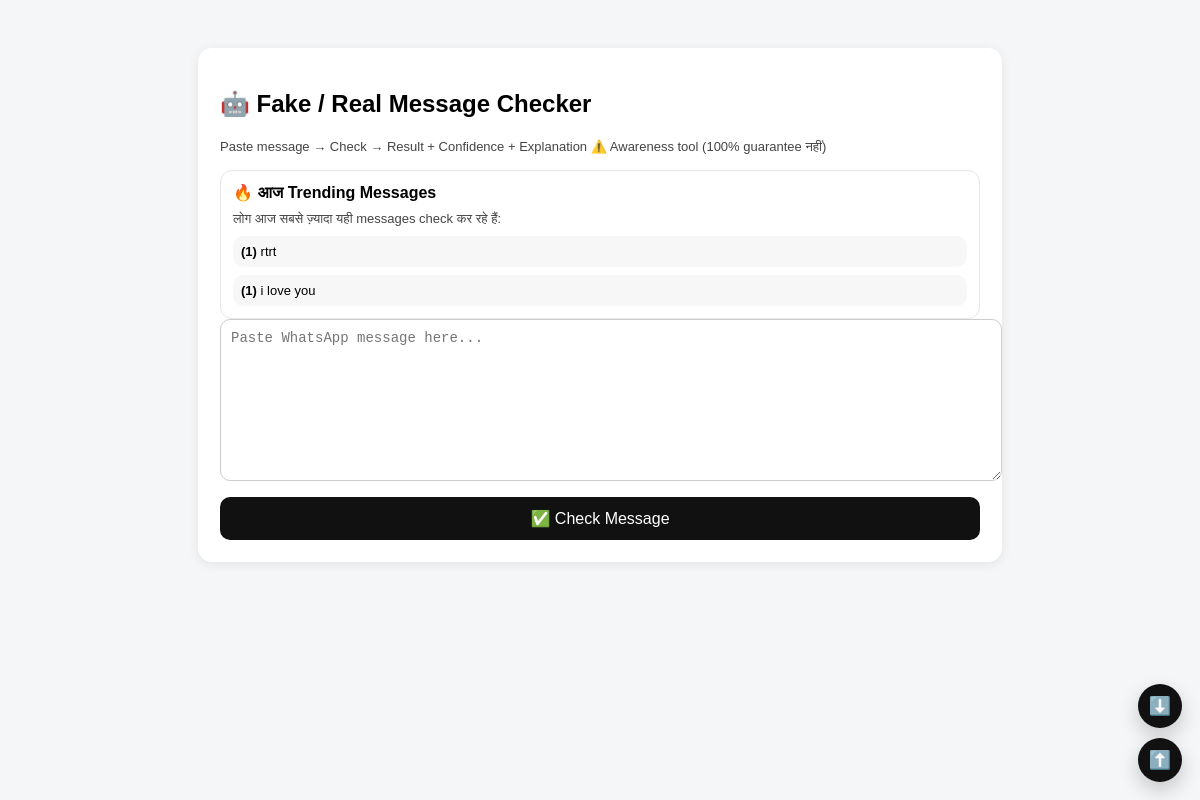
Before: / with the older database file.
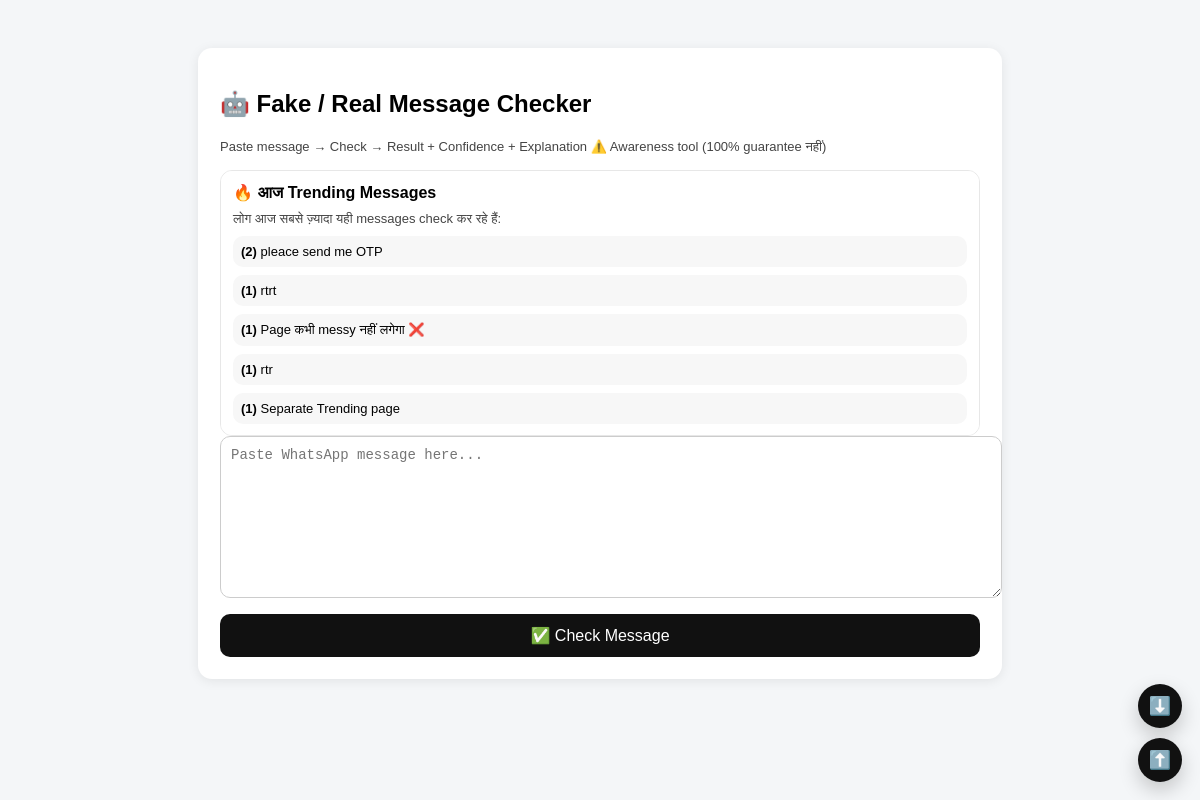
After: the same page with the newer database file.
### tables this page shows
CREATE TABLE trending (
      day TEXT,
      msg_hash TEXT,
      sample TEXT,
      count INTEGER,
      PRIMARY KEY (day, msg_hash)
    );

### app.py (the view, shortened to what this page needs)
@app.route("/", methods=["GET", "POST"])
def index():
    result = None
    confidence = None
    prob_map = {}
    explain = None
    chat_text = ""
    highlighted_html = ""
    urls = []
    trending = get_trending()
    return render_template(
        "index.html",
        result=result,
        confidence=confidence,
        prob_map=prob_map,
        explain=explain,
        chat=chat_text,
        highlighted_html=highlighted_html,
        urls=urls,
        trending=trending
    )

### app.py (called while the page is built)
def get_trending(limit=5):
    d = date.today().isoformat()
    con = sqlite3.connect(DB_PATH)
    cur = con.cursor()
    cur.execute("SELECT sample, count FROM trending WHERE day=? ORDER BY count DESC LIMIT ?", (d, limit))
    rows = cur.fetchall()
    con.close()
    return [{"sample": r[0], "count": r[1]} for r in rows]

### templates/index.html (shortened to what this page needs)
<!DOCTYPE html>
<html lang="hi">
<head>
</head>
<body>
<div class="box">
  <h2>🤖 Fake / Real Message Checker</h2>
  <p class="small">
    Paste message → Check → Result + Confidence + Explanation
    ⚠️ Awareness tool (100% guarantee नहीं)
  </p>
  <div class="trend" id="trendingBox">
    <b>🔥 आज Trending Messages</b>
    <div class="small">लोग आज सबसे ज़्यादा यही messages check कर रहे हैं:</div>
    {% for t in trending %}
      <div class="trend-item">
        <b>({{ t.count }})</b> {{ t.sample }}
      </div>
    {% endfor %}
  </div>
  <form method="POST">
    <textarea id="chatBox" name="chat" placeholder="Paste WhatsApp message here...">{{ chat }}</textarea>
    <button class="main" type="submit">✅ Check Message</button>
  </form>
</div>
<div class="fab">
  <button title="Go to input" onclick="document.getElementById('chatBox').scrollIntoView({behavior:'smooth'});">⬇️</button>
  <button title="Go to top" onclick="window.scrollTo({top:0, behavior:'smooth'});">⬆️</button>
</div>
</body>
</html>

### templates/index.html (style rules this page uses)
body { font-family: Arial, sans-serif; background: #f4f6f8; padding: 40px; }
.box { max-width: 760px; margin: auto; background: white; padding: 22px; border-radius: 14px; box-shadow: 0 2px 12px rgba(0,0,0,.08); }
textarea { width: 100%; height: 140px; padding: 10px; font-size: 14px; border-radius: 10px; border: 1px solid #ccc; resize: vertical; }
button.main { width: 100%; margin-top: 12px; padding: 12px; border: none; border-radius: 10px; background: #111; color: #fff; font-size: 16px; cursor: pointer; }
.small { font-size: 13px; color: #444; margin-top: 8px; line-height: 1.4; }
.trend { margin-top: 14px; padding: 12px; border-radius: 12px; background: #fff; border: 1px solid #e7e7e7; max-height: 240px; overflow-y: auto; }
.trend-item { background: #f7f7f7; padding: 8px; border-radius: 10px; margin-top: 8px; font-size: 13px; }
.fab { position: fixed; right: 18px; bottom: 18px; z-index: 9999; display: flex; flex-direction: column; gap: 10px; }
.fab button { width: 44px; height: 44px; border-radius: 999px; border: none; cursor: pointer; background: #111; color: #fff; font-size: 18px; box-shadow: 0 8px 20px rgba(0,0,0,.2); }

Changed rows visible on the page:
no longer on this page (row unchanged): trending: count "1", sample "i love you"
added trending: count "2", sample "pleace send me OTP"
added trending: count "1", sample "Page कभी messy नहीं लगेगा ❌"
added trending: count "1", sample "rtr"
added trending: count "1", sample "Separate Trending page"
